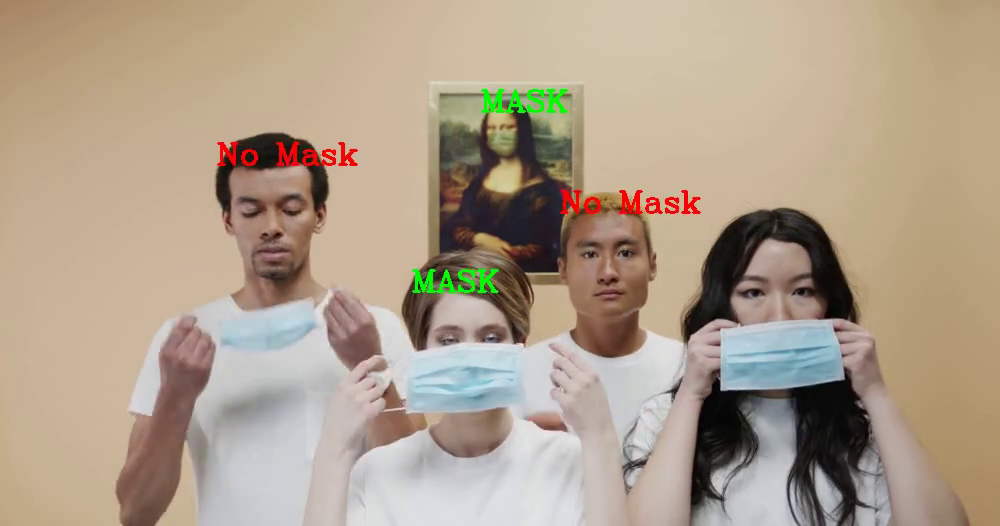
#> input picture frame 34 of example.mp4, 1000 x 526 px, given in place of AA.mp4, which was not available
$ jupyter execute --allow-errors basic_mask_detection.ipynb   (text cells are left out)
#> lines starting #> are read from the running program, lines starting #| are printed output that depends on the picture; pictures that were not available may be replaced by others from this repository, and a replacement may not be noted
[cell 1]
import cv2
import matplotlib.pyplot as plt
import numpy as np
import glob

[cell 2]
face_cascade=cv2.CascadeClassifier(cv2.data.haarcascades + 'haarcascade_frontalface_default.xml')

[cell 3]
def func(p):
    path=glob.glob(p)
    data=[]
    for file in path:
        try:
            img=cv2.imread(file)
            img=cv2.resize(img,(600,500))
            gray=cv2.cvtColor(img,cv2.COLOR_BGR2GRAY)
            faces = face_cascade.detectMultiScale(gray,scaleFactor=1.25,minNeighbors=5,minSize=(30, 30))
            for x,y,w,h in faces:
                cv2.rectangle(img,(x,y),(x+w,y+h),(100,200,0),3)
                face=img[y:y+h,x:x+w,:]
                face=cv2.resize(face,(100,100))
                data.append(face)
            #cv2.imshow('sdf',img)
            #if cv2.waitKey(300) & 0xFF == 27:break
        except: break
    #cv2.destroyAllWindows()
    return data

[cell 4]
np.save('a.npy',func("C:/Users/pytho/Desktop/Train/Non Mask/*.jpg"))
no_mask=np.load('a.npy')
np.save('b.npy',func("C:/Users/pytho/Desktop/Train/Mask/*.jpg"))
mask=np.load('b.npy')

[cell 5]
print(mask.shape, no_mask.shape)
print(len(no_mask))

[cell 6]
mask=mask.reshape(len(mask),100*100*3)
no_mask=no_mask.reshape(len(no_mask),100*100*3)

[cell 7]
no_mask.shape

[cell 8]
x=np.r_[no_mask,mask]
x.shape[0]

[cell 9]
y=np.ones(x.shape[0])
y[:len(no_mask)]=0.0

[cell 10]
#x_train,x_test,y_train,y_test=train_test_split(x,y,test_size=0.30)
x_train=x
y_train=y
x_train.shape

[cell 11]
np.save('a.npy',func("C:/Users/pytho/Desktop/Test/Non Mask/*.jpg"))
no_mask=np.load('a.npy')
np.save('b.npy',func("C:/Users/pytho/Desktop/Test/Mask/*.jpg"))
mask=np.load('b.npy')

[cell 12]
print(mask.shape, no_mask.shape)
print(len(mask))

[cell 13]
mask=mask.reshape(len(mask),100*100*3)
no_mask=no_mask.reshape(len(no_mask),100*100*3)

[cell 14]
m=np.r_[no_mask,mask]
m.shape[0]

[cell 15]
n=np.ones(m.shape[0])
n[:len(no_mask)]=0.0

[cell 16]
x_test=m
y_test=n

[cell 17]
from sklearn.svm import SVC
from sklearn.metrics import accuracy_score
from sklearn.model_selection import train_test_split

[cell 18]
from sklearn.linear_model import LogisticRegression
logmodel = LogisticRegression()
#> (the rest of this cell did not finish here and is left out)

[cell 19]
m=SVC()
#> (the rest of this cell did not finish here and is left out)

[cell 20]
from sklearn.metrics import classification_report,confusion_matrix
#> (the rest of this cell did not finish here and is left out)

[cell 21]
lol=1
font=cv2.FONT_HERSHEY_COMPLEX
d={1:'MASK',0:'No Mask'}

[cell 22]
cap=cv2.VideoCapture(r'Videos/AA.mp4')
# [4 lines of commented-out code are left out]
while (cap.isOpened()):
    flag,img=cap.read()
#> img is the input picture: shape (526, 1000, 3); mean B, G, R 139.3, 158.5, 174.8
    try:
        img=cv2.resize(img,(800,500))
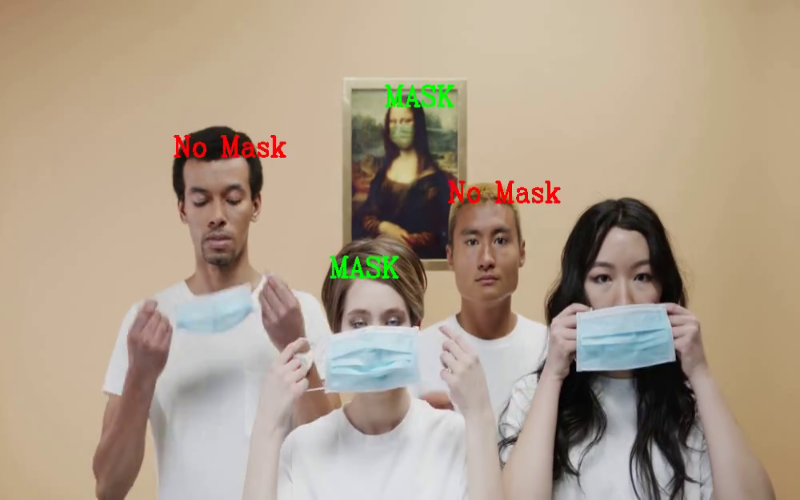
#> img: shape (500, 800, 3); mean B, G, R 139.2, 158.4, 174.7
        gray=cv2.cvtColor(img,cv2.COLOR_BGR2GRAY)
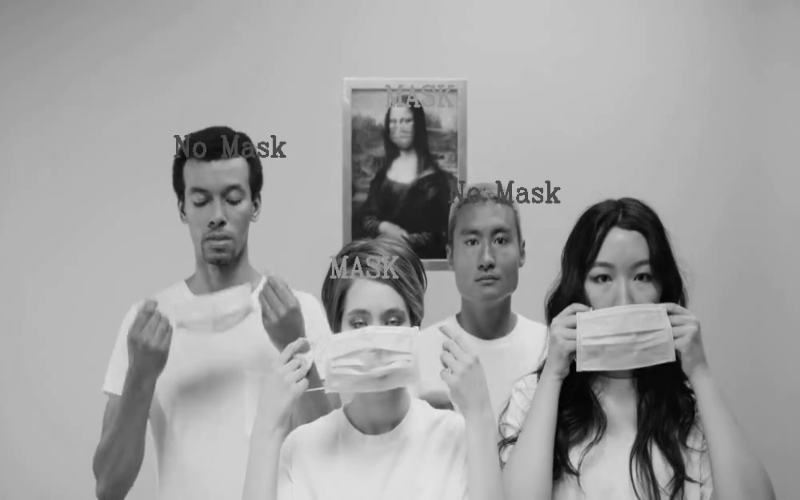
#> gray: shape (500, 800); min 2, max 232, mean 161.1
        #faces=face_cascade.detectMultiScale(gray,1.1,4)
        faces = face_cascade.detectMultiScale(gray,scaleFactor=1.18,minNeighbors=5,minSize=(30, 30))
#> faces = [[444, 206, 88, 88], [169, 160, 95, 95], [325, 282, 104, 104], [435, 161, 109, 109]]
        for x,y,w,h in faces:
            cv2.rectangle(img,(x,y),(x+w,y+h),(255,255,255),4)
            face=img[y:y+h,x:x+w,:]
            face=cv2.resize(face,(100,100))
            face=face.reshape(1,-1)
            pred=logmodel.predict(face)[0]
            n=d[int(pred)]
            cv2.putText(img,n,(x,y),font,1,(0,0,255),2)
        cv2.imshow('hell0_world',img)
        if cv2.waitKey(lol) & 0xFF==27:
            break
    except: break
cap.release()
cv2.destroyAllWindows()

$ run again, starting later in the video
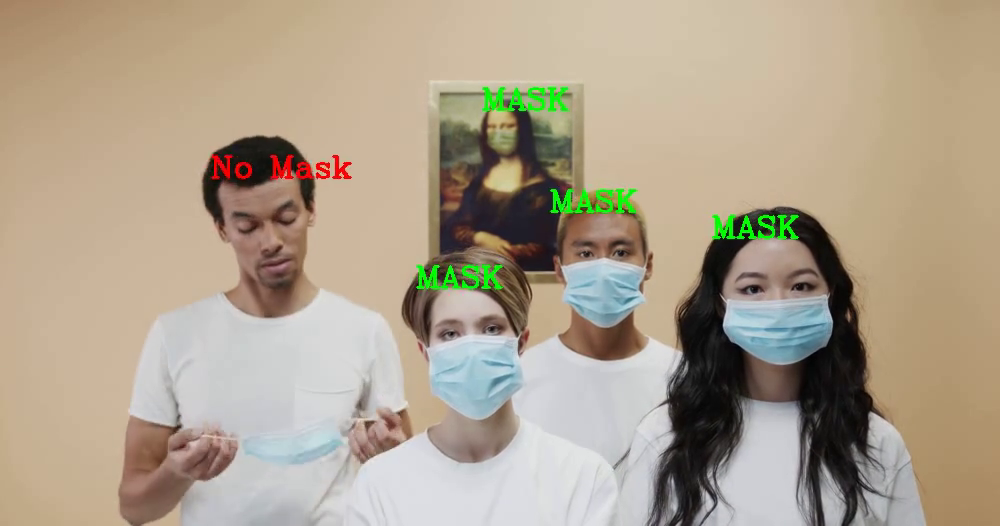
#> input picture frame 154 of example.mp4, 1000 x 526 px, given in place of AA.mp4, which was not available
#> img is the input picture: shape (526, 1000, 3); mean B, G, R 141.1, 160.9, 174
#> img: shape (500, 800, 3)
#> `gray=cv2.cvtColor(img,cv2.COLOR_BGR2GRAY)`:
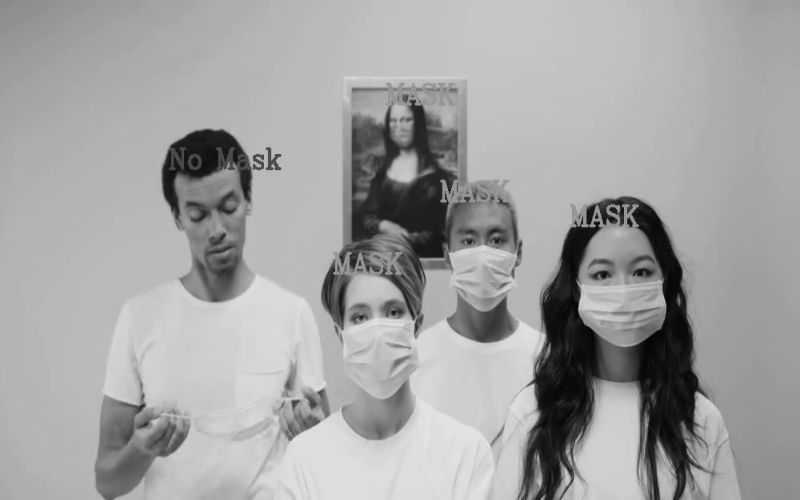
#> gray: shape (500, 800); min 2, max 229, mean 162.5
#> faces = [[384, 107, 35, 35], [327, 277, 98, 98], [164, 173, 97, 97], [436, 206, 95, 95], [566, 232, 112, 112]]

$ run again, starting later in the video
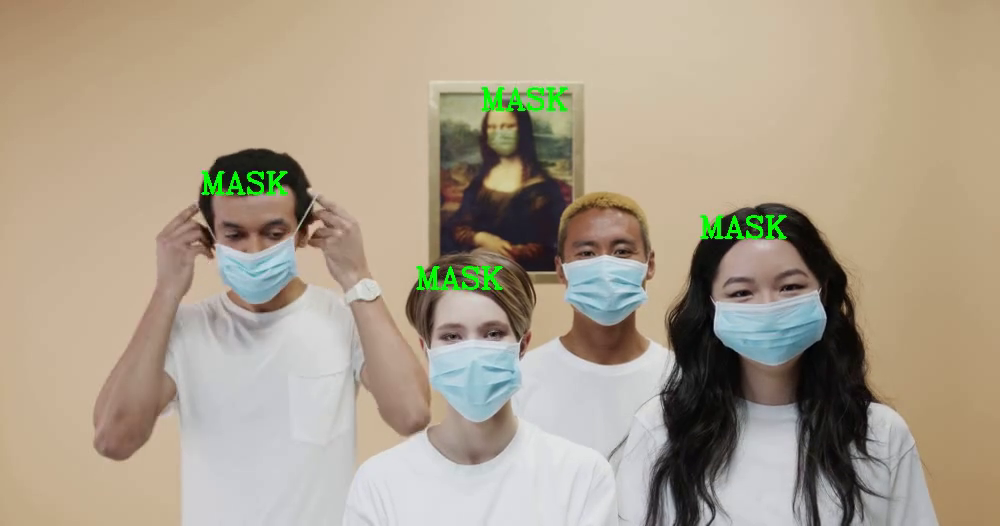
#> input picture frame 274 of example.mp4, 1000 x 526 px, given in place of AA.mp4, which was not available
#> img is the input picture: shape (526, 1000, 3); mean B, G, R 140.2, 159.7, 172.1
#> img: shape (500, 800, 3)
#> `gray=cv2.cvtColor(img,cv2.COLOR_BGR2GRAY)`:
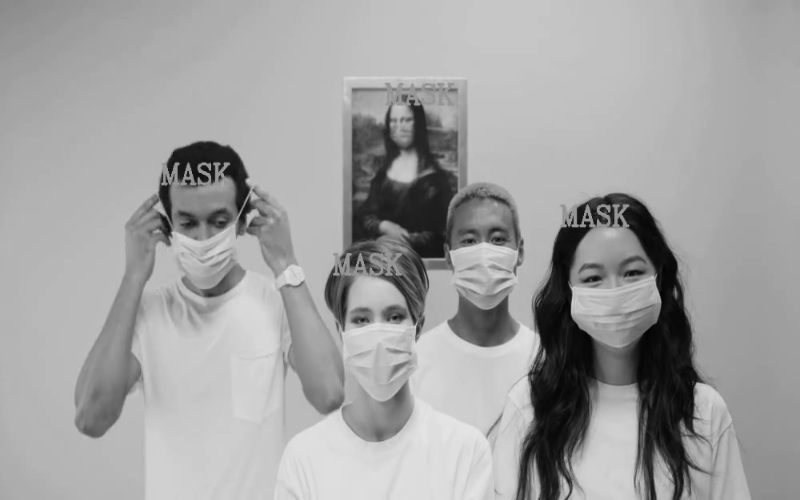
#> gray: shape (500, 800); min 1, max 229, mean 161.1
#> faces = [[384, 107, 35, 35], [437, 204, 96, 96], [328, 280, 100, 100], [556, 234, 111, 111]]
